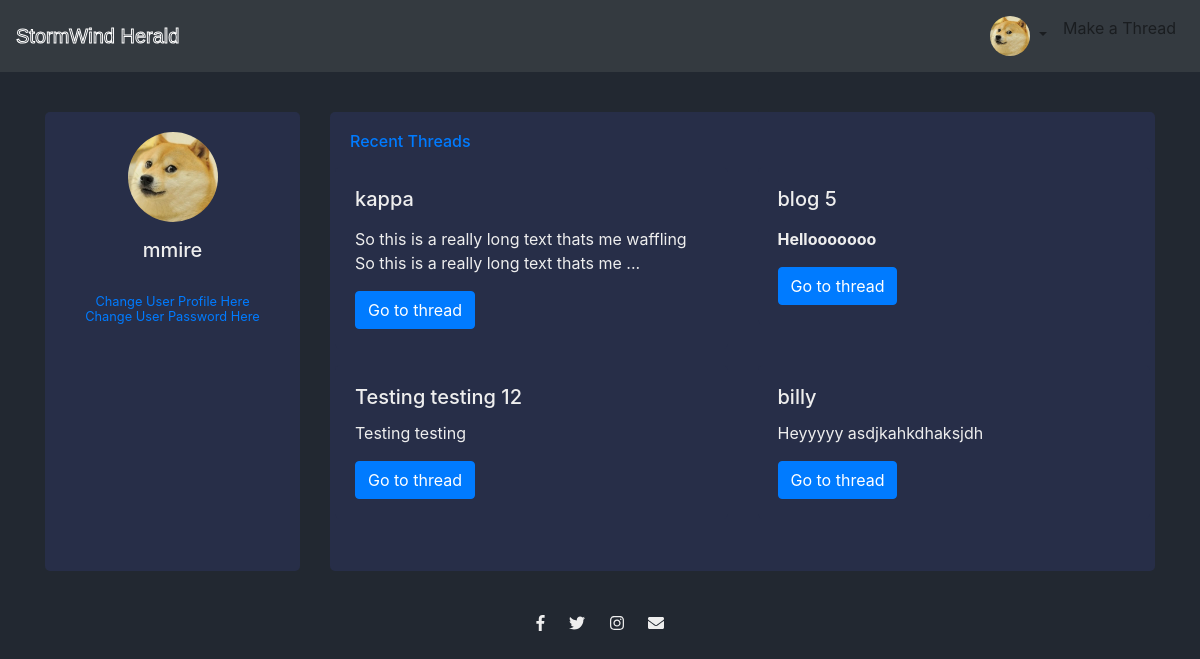
/profile/ (signed in), run on an earlier commit of the app's database.
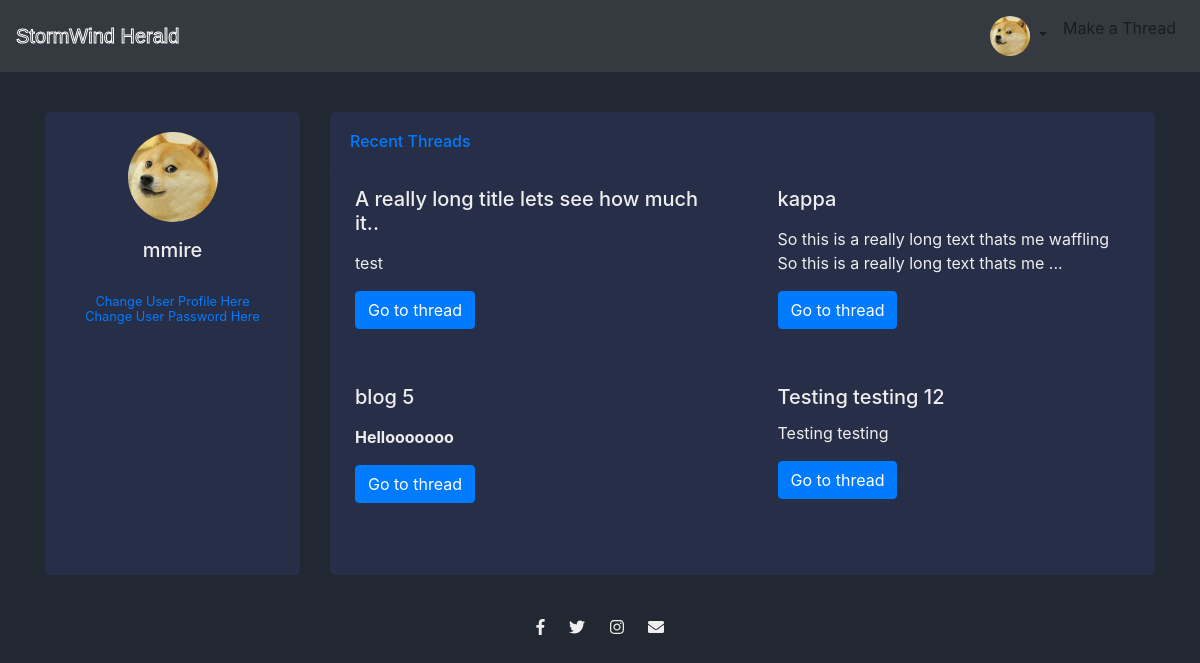
And on a later commit of the database.
### stormwind/models.py (models this page shows, shortened)
class Thread(models.Model):
	member = models.ForeignKey(User,on_delete=models.CASCADE)
	title = models.CharField(max_length=155)
	content = HTMLField(blank=True,null=True)
	date_created = models.DateTimeField(default=timezone.now)
	category = models.CharField(max_length=155)
	likes = models.ManyToManyField(User,related_name='likes')

### stormwind/views.py (the view)
# urls.py: path('profile/',views.profile,name='profile'),
@login_required
def profile(request):
	user = request.user
	threads = Thread.objects.filter(member=request.user).order_by('-date_created')
	paginator = Paginator(threads,4)
	page_obj = paginator.page(request.GET.get('page',1))
	t_count = threads.count()
	return render(request,'users/profile.html',{'page_obj':page_obj,
												'user': user,
												't_count':t_count})

### users/templates/users/profile.html (shortened to what this page needs)
{% extends "stormwind/base.html" %}
{% block content %}
<div class="row gutters" style='margin-top:20px;'>
  <div class="col-xl-3 col-lg-3 col-md-12 col-sm-12 col-12">
    <div class="card h-100">
      <div class="card-body">
        <div class="account-settings">
          <div class="user-profile">
            <div class="user-avatar">
              <img src="{{ user.profile.profile_pic.url }}" alt="Profile Picture">
            </div>
            <h5 class="user-name">{{ user.username }}</h5>
            <br>
            <h6 class='user-email'><a href="{% url 'editProfile' %}">Change User Profile Here</a></h6>
            <h6 class="user-email"><a href="#">Change User Password Here</a></h6>
          </div>
        </div>
      </div>
    </div>
  </div>
  <div class="col-xl-9 col-lg-9 col-md-12 col-sm-12 col-12">
    <div class="card h-100">
      <div class="card-body">
        <div class="row gutters">
          <div class="col-xl-12 col-lg-12 col-md-12 col-sm-12 col-12">
            <h6 class="mb-3 text-primary">Recent Threads</h6>
          </div>
          <div class="row">
            {% for t in page_obj %}
            <div class="col-sm-6">
              <div class="card">
                <div class="card-body">
                  <h5 class="card-title">
                {% if t.title|length > 40 %}
                  {{ t.title|slice:40 }}..
                {% else %}
                  {{ t.title }}
                {% endif %}
                </h5>
                  {% if t.content|length > 90 %}
                    <p class="card-text">{{ t.content|safe|slice:90 }}...</p>
                  {% else %}
                    <p class="card-text">{{ t.content|safe }}</p>
                  {% endif %}
                  <a href="{% url 'detail-view' t.id %}" class="btn btn-primary">Go to thread</a>
                </div>
              </div>
            </div>
            {% endfor %}
          </div>
        </div>
      </div>
    </div>
  </div>
  {% endblock content %}

What changed in the data, as far as the page shows it:
no longer on this page (row unchanged): Thread: title "billy", content "Heyyyyy asdjkahkdhaksjdh"
added Thread: title "A really long title lets see how much it", content "test"
